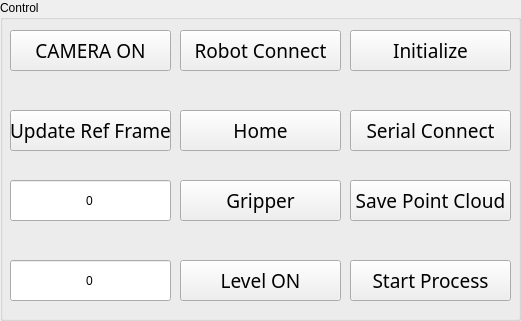
     <widget class="QGroupBox" name="gpControl">
      <property name="geometry">
       <rect>
        <x>830</x>
        <y>540</y>
        <width>521</width>
        <height>321</height>
       </rect>
      </property>
      <property name="title">
       <string>Control</string>
      </property>
      <widget class="QPushButton" name="btnSerialConnect_2">
       <property name="geometry">
        <rect>
         <x>350</x>
         <y>110</y>
         <width>161</width>
         <height>41</height>
        </rect>
       </property>
       <property name="font">
        <font>
         <family>Ubuntu Condensed</family>
         <pointsize>14</pointsize>
         <weight>50</weight>
         <bold>false</bold>
        </font>
       </property>
       <property name="text">
        <string>Serial Connect</string>
       </property>
      </widget>
      <widget class="QPushButton" name="btnRobotConnect">
       <property name="geometry">
        <rect>
         <x>180</x>
         <y>30</y>
         <width>161</width>
         <height>41</height>
        </rect>
       </property>
       <property name="font">
        <font>
         <family>Ubuntu Condensed</family>
         <pointsize>14</pointsize>
         <weight>50</weight>
         <bold>false</bold>
        </font>
       </property>
       <property name="text">
        <string>Robot Connect</string>
       </property>
      </widget>
      <widget class="QPushButton" name="btnCamera">
       <property name="geometry">
        <rect>
         <x>10</x>
         <y>30</y>
         <width>161</width>
         <height>41</height>
        </rect>
       </property>
       <property name="font">
        <font>
         <family>Ubuntu Condensed</family>
         <pointsize>14</pointsize>
         <weight>50</weight>
         <bold>false</bold>
        </font>
       </property>
       <property name="text">
        <string>CAMERA ON</string>
       </property>
      </widget>
      <widget class="QPushButton" name="btnInit">
       <property name="geometry">
        <rect>
         <x>350</x>
         <y>30</y>
         <width>161</width>
         <height>41</height>
        </rect>
       </property>
       <property name="font">
        <font>
         <family>Ubuntu Condensed</family>
         <pointsize>14</pointsize>
         <weight>50</weight>
         <bold>false</bold>
        </font>
       </property>
       <property name="text">
        <string>Initialize</string>
       </property>
      </widget>
      <widget class="QPushButton" name="btnHome">
       <property name="geometry">
        <rect>
         <x>180</x>
         <y>110</y>
         <width>161</width>
         <height>41</height>
        </rect>
       </property>
       <property name="font">
        <font>
         <family>Ubuntu Condensed</family>
         <pointsize>14</pointsize>
         <weight>50</weight>
         <bold>false</bold>
        </font>
       </property>
       <property name="text">
        <string>Home</string>
       </property>
      </widget>
      <widget class="QLineEdit" name="txtADC_2">
       <property name="geometry">
        <rect>
         <x>10</x>
         <y>260</y>
         <width>161</width>
         <height>41</height>
        </rect>
       </property>
       <property name="inputMethodHints">
        <set>Qt::ImhNone</set>
       </property>
       <property name="text">
        <string>0</string>
       </property>
       <property name="alignment">
        <set>Qt::AlignCenter</set>
       </property>
       <property name="readOnly">
        <bool>true</bool>
       </property>
      </widget>
      <widget class="QLineEdit" name="txtGripperWidth_2">
       <property name="geometry">
        <rect>
         <x>10</x>
         <y>180</y>
         <width>161</width>
         <height>41</height>
        </rect>
       </property>
       <property name="inputMethodHints">
        <set>Qt::ImhNone</set>
       </property>
       <property name="text">
        <string>0</string>
       </property>
       <property name="alignment">
        <set>Qt::AlignCenter</set>
       </property>
      </widget>
      <widget class="QPushButton" name="btnADC_2">
       <property name="geometry">
        <rect>
         <x>180</x>
         <y>260</y>
         <width>161</width>
         <height>41</height>
        </rect>
       </property>
       <property name="font">
        <font>
         <family>Ubuntu Condensed</family>
         <pointsize>14</pointsize>
         <weight>50</weight>
         <bold>false</bold>
        </font>
       </property>
       <property name="autoFillBackground">
        <bool>false</bool>
       </property>
       <property name="text">
        <string>Level ON</string>
       </property>
      </widget>
      <widget class="QPushButton" name="btnGripper_2">
       <property name="geometry">
        <rect>
         <x>180</x>
         <y>180</y>
         <width>161</width>
         <height>41</height>
        </rect>
       </property>
       <property name="font">
        <font>
         <family>Ubuntu Condensed</family>
         <pointsize>14</pointsize>
         <weight>50</weight>
         <bold>false</bold>
        </font>
       </property>
       <property name="text">
        <string>Gripper</string>
       </property>
      </widget>
      <widget class="QPushButton" name="btnUpdateRefFrame">
       <property name="geometry">
        <rect>
         <x>10</x>
         <y>110</y>
         <width>161</width>
         <height>41</height>
        </rect>
       </property>
       <property name="font">
        <font>
         <family>Ubuntu Condensed</family>
         <pointsize>14</pointsize>
         <weight>50</weight>
         <bold>false</bold>
        </font>
       </property>
       <property name="text">
        <string>Update Ref Frame</string>
       </property>
      </widget>
      <widget class="QPushButton" name="btnSavePC">
       <property name="geometry">
        <rect>
         <x>350</x>
         <y>180</y>
         <width>161</width>
         <height>41</height>
        </rect>
       </property>
       <property name="font">
        <font>
         <family>Ubuntu Condensed</family>
         <pointsize>14</pointsize>
         <weight>50</weight>
         <bold>false</bold>
        </font>
       </property>
       <property name="text">
        <string>Save Point Cloud</string>
       </property>
      </widget>
      <widget class="QPushButton" name="btnStartProcess">
       <property name="geometry">
        <rect>
         <x>350</x>
         <y>260</y>
         <width>161</width>
         <height>41</height>
        </rect>
       </property>
       <property name="font">
        <font>
         <family>Ubuntu Condensed</family>
         <pointsize>14</pointsize>
         <weight>50</weight>
         <bold>false</bold>
        </font>
       </property>
       <property name="text">
        <string>Start Process</string>
       </property>
      </widget>
     </widget>
